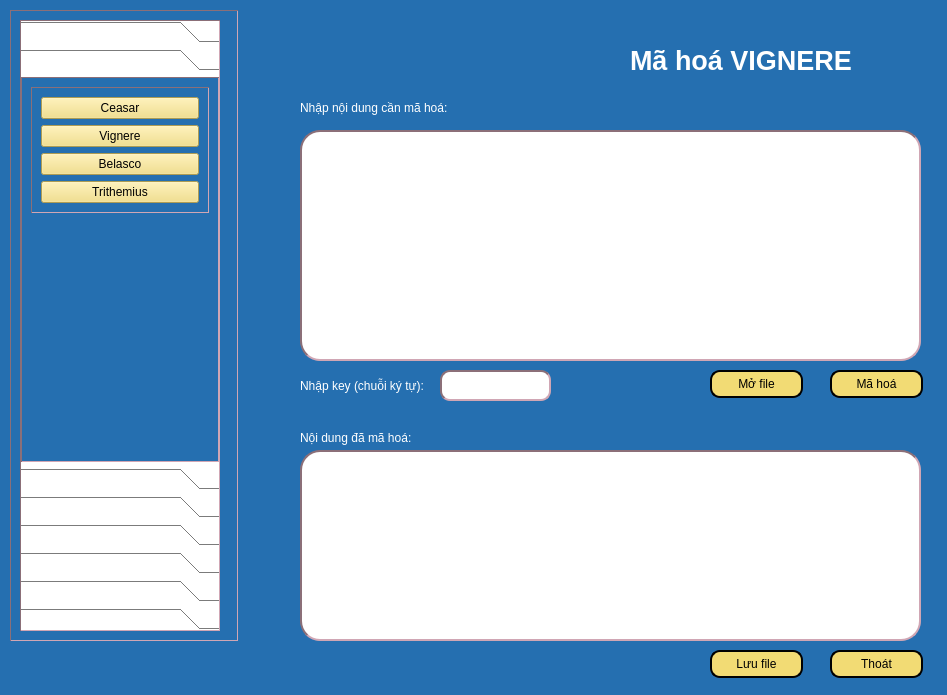
<?xml version="1.0" encoding="UTF-8"?>
<ui version="4.0">
 <class>Dialog</class>
 <widget class="QDialog" name="Dialog">
  <property name="geometry">
   <rect>
    <x>0</x>
    <y>0</y>
    <width>947</width>
    <height>695</height>
   </rect>
  </property>
  <property name="windowTitle">
   <string>Dialog</string>
  </property>
  <property name="styleSheet">
   <string notr="true">background-color:rgb(37, 111, 176);
color:white;</string>
  </property>
  <widget class="QPushButton" name="btnSaveFile">
   <property name="geometry">
    <rect>
     <x>710</x>
     <y>650</y>
     <width>93</width>
     <height>28</height>
    </rect>
   </property>
   <property name="styleSheet">
    <string notr="true">background-color: rgb(242, 219, 116);
border-radius: 10px;
border: 2px solid black;
color:black;</string>
   </property>
   <property name="text">
    <string>Lưu file</string>
   </property>
   <property name="icon">
    <iconset>
     <normaloff>../Icon/icons8-save-file-64.png</normaloff>../Icon/icons8-save-file-64.png</iconset>
   </property>
  </widget>
  <widget class="QLabel" name="label_4">
   <property name="geometry">
    <rect>
     <x>300</x>
     <y>430</y>
     <width>181</width>
     <height>16</height>
    </rect>
   </property>
   <property name="text">
    <string>Nội dung đã mã hoá:</string>
   </property>
  </widget>
  <widget class="QPushButton" name="btnOpenFile">
   <property name="geometry">
    <rect>
     <x>710</x>
     <y>370</y>
     <width>93</width>
     <height>28</height>
    </rect>
   </property>
   <property name="styleSheet">
    <string notr="true">background-color: rgb(242, 219, 116);
border-radius: 10px;
border: 2px solid black;
color:black;</string>
   </property>
   <property name="text">
    <string>Mở file</string>
   </property>
   <property name="icon">
    <iconset>
     <normaloff>../Icon/icons8-open-file-40.png</normaloff>../Icon/icons8-open-file-40.png</iconset>
   </property>
  </widget>
  <widget class="QLabel" name="label_2">
   <property name="geometry">
    <rect>
     <x>300</x>
     <y>100</y>
     <width>181</width>
     <height>16</height>
    </rect>
   </property>
   <property name="text">
    <string>Nhập nội dung cần mã hoá:</string>
   </property>
  </widget>
  <widget class="QLabel" name="label_3">
   <property name="geometry">
    <rect>
     <x>300</x>
     <y>370</y>
     <width>131</width>
     <height>31</height>
    </rect>
   </property>
   <property name="text">
    <string>Nhập key (chuỗi ký tự):</string>
   </property>
  </widget>
  <widget class="QTextEdit" name="txtKey">
   <property name="geometry">
    <rect>
     <x>440</x>
     <y>370</y>
     <width>111</width>
     <height>31</height>
    </rect>
   </property>
   <property name="styleSheet">
    <string notr="true">background-color: white;
border: 2px inset #8b6f78;
border-radius:10px;
color:black;</string>
   </property>
  </widget>
  <widget class="QPushButton" name="btnMaHoa">
   <property name="geometry">
    <rect>
     <x>830</x>
     <y>370</y>
     <width>93</width>
     <height>28</height>
    </rect>
   </property>
   <property name="styleSheet">
    <string notr="true">background-color: rgb(242, 219, 116);
border-radius: 10px;
border: 2px solid black;
color:black;</string>
   </property>
   <property name="text">
    <string>Mã hoá</string>
   </property>
   <property name="icon">
    <iconset>
     <normaloff>../Icon/icons8-encode-32.png</normaloff>../Icon/icons8-encode-32.png</iconset>
   </property>
  </widget>
  <widget class="QLabel" name="label">
   <property name="geometry">
    <rect>
     <x>630</x>
     <y>20</y>
     <width>281</width>
     <height>81</height>
    </rect>
   </property>
   <property name="font">
    <font>
     <pointsize>20</pointsize>
     <weight>75</weight>
     <bold>true</bold>
    </font>
   </property>
   <property name="text">
    <string>Mã hoá VIGNERE</string>
   </property>
  </widget>
  <widget class="QTextEdit" name="txtCiphertext">
   <property name="geometry">
    <rect>
     <x>300</x>
     <y>450</y>
     <width>621</width>
     <height>191</height>
    </rect>
   </property>
   <property name="styleSheet">
    <string notr="true">background-color: white;
border: 2px inset #8b6f78;
border-radius:20px;
color:black;</string>
   </property>
  </widget>
  <widget class="QTextEdit" name="txtPlaintext">
   <property name="geometry">
    <rect>
     <x>300</x>
     <y>130</y>
     <width>621</width>
     <height>231</height>
    </rect>
   </property>
   <property name="styleSheet">
    <string notr="true">background-color: white;
border: 2px inset #8b6f78;
border-radius:20px;
color:black;</string>
   </property>
  </widget>
  <widget class="QPushButton" name="btnClose">
   <property name="geometry">
    <rect>
     <x>830</x>
     <y>650</y>
     <width>93</width>
     <height>28</height>
    </rect>
   </property>
   <property name="styleSheet">
    <string notr="true">background-color: rgb(242, 219, 116);
border-radius: 10px;
border: 2px solid black;
color:black;</string>
   </property>
   <property name="text">
    <string>Thoát</string>
   </property>
   <property name="icon">
    <iconset>
     <normaloff>../Icon/icons8-exit-50.png</normaloff>../Icon/icons8-exit-50.png</iconset>
   </property>
  </widget>
  <widget class="QFrame" name="frame">
   <property name="geometry">
    <rect>
     <x>10</x>
     <y>10</y>
     <width>228</width>
     <height>631</height>
    </rect>
   </property>
   <property name="styleSheet">
    <string notr="true">QFrame {
  border-width: 1px;
  border: 1px inset #8b6f78;
}</string>
   </property>
   <property name="frameShape">
    <enum>QFrame::StyledPanel</enum>
   </property>
   <property name="frameShadow">
    <enum>QFrame::Raised</enum>
   </property>
   <layout class="QVBoxLayout" name="verticalLayout_8">
    <item>
     <widget class="QToolBox" name="toolBox">
      <property name="enabled">
       <bool>true</bool>
      </property>
      <property name="sizePolicy">
       <sizepolicy hsizetype="Preferred" vsizetype="Preferred">
        <horstretch>0</horstretch>
        <verstretch>0</verstretch>
       </sizepolicy>
      </property>
      <property name="maximumSize">
       <size>
        <width>200</width>
        <height>16777215</height>
       </size>
      </property>
      <property name="layoutDirection">
       <enum>Qt::LeftToRight</enum>
      </property>
      <property name="styleSheet">
       <string notr="true">QPushButton {
  background-color: #FFC4D0;
}
QToolBox {
 background-color: #FFFFFF;;
  color: #EEEEEE;
}</string>
      </property>
      <property name="currentIndex">
       <number>1</number>
      </property>
      <widget class="QWidget" name="page">
       <property name="geometry">
        <rect>
         <x>0</x>
         <y>0</y>
         <width>196</width>
         <height>437</height>
        </rect>
       </property>
       <attribute name="label">
        <string>Mã hóa chuyển vị</string>
       </attribute>
       <layout class="QVBoxLayout" name="verticalLayout_3">
        <item alignment="Qt::AlignTop">
         <widget class="QFrame" name="frame_6">
          <property name="frameShape">
           <enum>QFrame::StyledPanel</enum>
          </property>
          <property name="frameShadow">
           <enum>QFrame::Raised</enum>
          </property>
          <layout class="QVBoxLayout" name="verticalLayout_5">
           <property name="leftMargin">
            <number>11</number>
           </property>
           <property name="topMargin">
            <number>11</number>
           </property>
           <property name="rightMargin">
            <number>11</number>
           </property>
           <property name="bottomMargin">
            <number>11</number>
           </property>
           <item>
            <widget class="QPushButton" name="actionHai_dong_MaHoa">
             <property name="styleSheet">
              <string notr="true">background-color: rgb(242, 219, 116);
color:black;</string>
             </property>
             <property name="text">
              <string>Chuyển vị hai dòng</string>
             </property>
            </widget>
           </item>
           <item>
            <widget class="QPushButton" name="actionNhieu_dong_MaHoa">
             <property name="styleSheet">
              <string notr="true">background-color: rgb(242, 219, 116);
color:black;</string>
             </property>
             <property name="text">
              <string>Chuyển vị nhiều dòng</string>
             </property>
            </widget>
           </item>
          </layout>
         </widget>
        </item>
       </layout>
      </widget>
      <widget class="QWidget" name="page_2">
       <property name="geometry">
        <rect>
         <x>0</x>
         <y>0</y>
         <width>196</width>
         <height>437</height>
        </rect>
       </property>
       <attribute name="label">
        <string>Mã hóa thay thế</string>
       </attribute>
       <layout class="QVBoxLayout" name="verticalLayout_4">
        <item alignment="Qt::AlignTop">
         <widget class="QFrame" name="frame_10">
          <property name="frameShape">
           <enum>QFrame::StyledPanel</enum>
          </property>
          <property name="frameShadow">
           <enum>QFrame::Raised</enum>
          </property>
          <layout class="QVBoxLayout" name="verticalLayout_6">
           <item>
            <widget class="QPushButton" name="actionCeasar_MaHoa">
             <property name="styleSheet">
              <string notr="true">background-color: rgb(242, 219, 116);
color:black;</string>
             </property>
             <property name="text">
              <string>Ceasar</string>
             </property>
            </widget>
           </item>
           <item>
            <widget class="QPushButton" name="actionVignere_MaHoa">
             <property name="styleSheet">
              <string notr="true">background-color: rgb(242, 219, 116);
color:black;</string>
             </property>
             <property name="text">
              <string>Vignere</string>
             </property>
            </widget>
           </item>
           <item>
            <widget class="QPushButton" name="actionBelasco_MaHoa">
             <property name="styleSheet">
              <string notr="true">background-color: rgb(242, 219, 116);
color:black;</string>
             </property>
             <property name="text">
              <string>Belasco</string>
             </property>
            </widget>
           </item>
           <item>
            <widget class="QPushButton" name="actionTrithemius_MaHoa">
             <property name="styleSheet">
              <string notr="true">background-color: rgb(242, 219, 116);
color:black;</string>
             </property>
             <property name="text">
              <string>Trithemius</string>
             </property>
            </widget>
           </item>
          </layout>
         </widget>
        </item>
       </layout>
      </widget>
      <widget class="QWidget" name="page_3">
       <property name="geometry">
        <rect>
         <x>0</x>
         <y>0</y>
         <width>196</width>
         <height>437</height>
        </rect>
       </property>
       <attribute name="label">
        <string>Mã hóa XOR</string>
       </attribute>
       <layout class="QVBoxLayout" name="verticalLayout_7">
        <item alignment="Qt::AlignTop">
         <widget class="QFrame" name="frame_11">
          <property name="frameShape">
           <enum>QFrame::StyledPanel</enum>
          </property>
          <property name="frameShadow">
           <enum>QFrame::Raised</enum>
          </property>
          <layout class="QVBoxLayout" name="verticalLayout_9">
           <item>
            <widget class="QPushButton" name="actionXORCeasar_MaHoa">
             <property name="styleSheet">
              <string notr="true">background-color: rgb(242, 219, 116);
color:black;</string>
             </property>
             <property name="text">
              <string>Ceasar</string>
             </property>
            </widget>
           </item>
           <item>
            <widget class="QPushButton" name="actionXORVignere_MaHoa">
             <property name="styleSheet">
              <string notr="true">background-color: rgb(242, 219, 116);
color:black;</string>
             </property>
             <property name="text">
              <string>Vignere</string>
             </property>
            </widget>
           </item>
           <item>
            <widget class="QPushButton" name="actionXORBelasco_MaHoa">
             <property name="styleSheet">
              <string notr="true">background-color: rgb(242, 219, 116);
color:black;</string>
             </property>
             <property name="text">
              <string>Belasco</string>
             </property>
            </widget>
           </item>
           <item>
            <widget class="QPushButton" name="actionXORTrithemius_MaHoa">
             <property name="styleSheet">
              <string notr="true">background-color: rgb(242, 219, 116);
color:black;</string>
             </property>
             <property name="text">
              <string>Trithemius</string>
             </property>
            </widget>
           </item>
          </layout>
         </widget>
        </item>
       </layout>
      </widget>
      <widget class="QWidget" name="page_4">
       <property name="geometry">
        <rect>
         <x>0</x>
         <y>0</y>
         <width>196</width>
         <height>437</height>
        </rect>
       </property>
       <attribute name="label">
        <string>Mã hóa hiện đại</string>
       </attribute>
       <layout class="QVBoxLayout" name="verticalLayout_11">
        <item alignment="Qt::AlignTop">
         <widget class="QFrame" name="frame_12">
          <property name="frameShape">
           <enum>QFrame::StyledPanel</enum>
          </property>
          <property name="frameShadow">
           <enum>QFrame::Raised</enum>
          </property>
          <layout class="QVBoxLayout" name="verticalLayout_10">
           <item>
            <widget class="QPushButton" name="actionDES_MaHoa">
             <property name="styleSheet">
              <string notr="true">background-color: rgb(242, 219, 116);
color:black;</string>
             </property>
             <property name="text">
              <string>SDES</string>
             </property>
            </widget>
           </item>
           <item>
            <widget class="QPushButton" name="actionAES_MaHoa">
             <property name="styleSheet">
              <string notr="true">background-color: rgb(242, 219, 116);
color:black;</string>
             </property>
             <property name="text">
              <string>AES</string>
             </property>
            </widget>
           </item>
           <item>
            <widget class="QPushButton" name="actionRSA_MaHoa">
             <property name="styleSheet">
              <string notr="true">background-color: rgb(242, 219, 116);
color:black;</string>
             </property>
             <property name="text">
              <string>RSA</string>
             </property>
            </widget>
           </item>
          </layout>
         </widget>
        </item>
       </layout>
      </widget>
      <widget class="QWidget" name="page_5">
       <property name="geometry">
        <rect>
         <x>0</x>
         <y>0</y>
         <width>196</width>
         <height>437</height>
        </rect>
       </property>
       <attribute name="label">
        <string>Giải mã chuyển vị</string>
       </attribute>
       <layout class="QVBoxLayout" name="verticalLayout_18">
        <item alignment="Qt::AlignTop">
         <widget class="QFrame" name="frame_13">
          <property name="frameShape">
           <enum>QFrame::StyledPanel</enum>
          </property>
          <property name="frameShadow">
           <enum>QFrame::Raised</enum>
          </property>
          <layout class="QVBoxLayout" name="verticalLayout_19">
           <property name="leftMargin">
            <number>11</number>
           </property>
           <property name="topMargin">
            <number>11</number>
           </property>
           <property name="rightMargin">
            <number>11</number>
           </property>
           <property name="bottomMargin">
            <number>11</number>
           </property>
           <item>
            <widget class="QPushButton" name="actionHai_dong_GiaiMa">
             <property name="styleSheet">
              <string notr="true">background-color: rgb(242, 219, 116);
color:black;</string>
             </property>
             <property name="text">
              <string>Chuyển vị 2 dòng</string>
             </property>
            </widget>
           </item>
           <item>
            <widget class="QPushButton" name="actionNhieu_dong_GiaiMa">
             <property name="styleSheet">
              <string notr="true">background-color: rgb(242, 219, 116);
color:black;</string>
             </property>
             <property name="text">
              <string>Chuyển vị nhiều dòng</string>
             </property>
            </widget>
           </item>
          </layout>
         </widget>
        </item>
       </layout>
      </widget>
      <widget class="QWidget" name="page_6">
       <property name="geometry">
        <rect>
         <x>0</x>
         <y>0</y>
         <width>196</width>
         <height>437</height>
        </rect>
       </property>
       <attribute name="label">
        <string>Giải mã thay thế</string>
       </attribute>
       <layout class="QVBoxLayout" name="verticalLayout_20">
        <item alignment="Qt::AlignTop">
         <widget class="QFrame" name="frame_18">
          <property name="frameShape">
           <enum>QFrame::StyledPanel</enum>
          </property>
          <property name="frameShadow">
           <enum>QFrame::Raised</enum>
          </property>
          <layout class="QVBoxLayout" name="verticalLayout_21">
           <property name="leftMargin">
            <number>11</number>
           </property>
           <property name="topMargin">
            <number>11</number>
           </property>
           <property name="rightMargin">
            <number>11</number>
           </property>
           <property name="bottomMargin">
            <number>11</number>
           </property>
           <item>
            <widget class="QPushButton" name="actionCeasar_GiaiMa">
             <property name="styleSheet">
              <string notr="true">background-color: rgb(242, 219, 116);
color:black;</string>
             </property>
             <property name="text">
              <string>Ceasar</string>
             </property>
            </widget>
           </item>
           <item>
            <widget class="QPushButton" name="actionVignere_GiaiMa">
             <property name="styleSheet">
              <string notr="true">background-color: rgb(242, 219, 116);
color:black;</string>
             </property>
             <property name="text">
              <string>Vignere</string>
             </property>
            </widget>
           </item>
           <item>
            <widget class="QPushButton" name="actionBelasco_GiaiMa">
             <property name="styleSheet">
              <string notr="true">background-color: rgb(242, 219, 116);
color:black;</string>
             </property>
             <property name="text">
              <string>Belasco</string>
             </property>
            </widget>
           </item>
           <item>
            <widget class="QPushButton" name="actionTrithemius_GiaiMa">
             <property name="styleSheet">
              <string notr="true">background-color: rgb(242, 219, 116);
color:black;</string>
             </property>
             <property name="text">
              <string>Trithemius</string>
             </property>
            </widget>
           </item>
          </layout>
         </widget>
        </item>
       </layout>
      </widget>
      <widget class="QWidget" name="page_7">
       <property name="geometry">
        <rect>
         <x>0</x>
         <y>0</y>
         <width>196</width>
         <height>437</height>
        </rect>
       </property>
       <attribute name="label">
        <string>Giải mã XOR</string>
       </attribute>
       <layout class="QVBoxLayout" name="verticalLayout_22">
        <item alignment="Qt::AlignTop">
         <widget class="QFrame" name="frame_19">
          <property name="frameShape">
           <enum>QFrame::StyledPanel</enum>
          </property>
          <property name="frameShadow">
           <enum>QFrame::Raised</enum>
          </property>
          <layout class="QVBoxLayout" name="verticalLayout_23">
           <property name="leftMargin">
            <number>11</number>
           </property>
           <property name="topMargin">
            <number>11</number>
           </property>
           <property name="rightMargin">
            <number>11</number>
           </property>
           <property name="bottomMargin">
            <number>11</number>
           </property>
           <item>
            <widget class="QPushButton" name="actionXORCeasar_GiaiMa">
             <property name="styleSheet">
              <string notr="true">background-color: rgb(242, 219, 116);
color:black;</string>
             </property>
             <property name="text">
              <string>Ceasar</string>
             </property>
            </widget>
           </item>
           <item>
            <widget class="QPushButton" name="actionXORVignere_GiaiMa">
             <property name="styleSheet">
              <string notr="true">background-color: rgb(242, 219, 116);
color:black;</string>
             </property>
             <property name="text">
              <string>Vignere</string>
             </property>
            </widget>
           </item>
           <item>
            <widget class="QPushButton" name="actionXORBelasco_GiaiMa">
             <property name="styleSheet">
              <string notr="true">background-color: rgb(242, 219, 116);
color:black;</string>
             </property>
             <property name="text">
              <string>Belasco</string>
             </property>
            </widget>
           </item>
           <item>
            <widget class="QPushButton" name="actionXORTrithemius_GiaiMa">
             <property name="styleSheet">
              <string notr="true">background-color: rgb(242, 219, 116);
color:black;</string>
             </property>
             <property name="text">
              <string>Trithemius</string>
             </property>
            </widget>
           </item>
          </layout>
         </widget>
        </item>
       </layout>
      </widget>
      <widget class="QWidget" name="page_8">
       <property name="geometry">
        <rect>
         <x>0</x>
         <y>0</y>
         <width>196</width>
         <height>437</height>
        </rect>
       </property>
       <attribute name="label">
        <string>Giải mã hiện đại</string>
       </attribute>
       <layout class="QVBoxLayout" name="verticalLayout_24">
        <item alignment="Qt::AlignTop">
         <widget class="QFrame" name="frame_20">
          <property name="frameShape">
           <enum>QFrame::StyledPanel</enum>
          </property>
          <property name="frameShadow">
           <enum>QFrame::Raised</enum>
          </property>
          <layout class="QVBoxLayout" name="verticalLayout_25">
           <item>
            <widget class="QPushButton" name="actionDES_GiaiMa">
             <property name="styleSheet">
              <string notr="true">background-color: rgb(242, 219, 116);
color:black;</string>
             </property>
             <property name="text">
              <string>SDES</string>
             </property>
            </widget>
           </item>
           <item>
            <widget class="QPushButton" name="actionAES_GiaiMa">
             <property name="styleSheet">
              <string notr="true">background-color: rgb(242, 219, 116);
color:black;</string>
             </property>
             <property name="text">
              <string>AES</string>
             </property>
            </widget>
           </item>
           <item>
            <widget class="QPushButton" name="actionRSA_GiaiMa">
             <property name="styleSheet">
              <string notr="true">background-color: rgb(242, 219, 116);
color:black;</string>
             </property>
             <property name="text">
              <string>RSA</string>
             </property>
            </widget>
           </item>
          </layout>
         </widget>
        </item>
       </layout>
      </widget>
     </widget>
    </item>
   </layout>
  </widget>
 </widget>
 <resources/>
 <connections/>
</ui>
